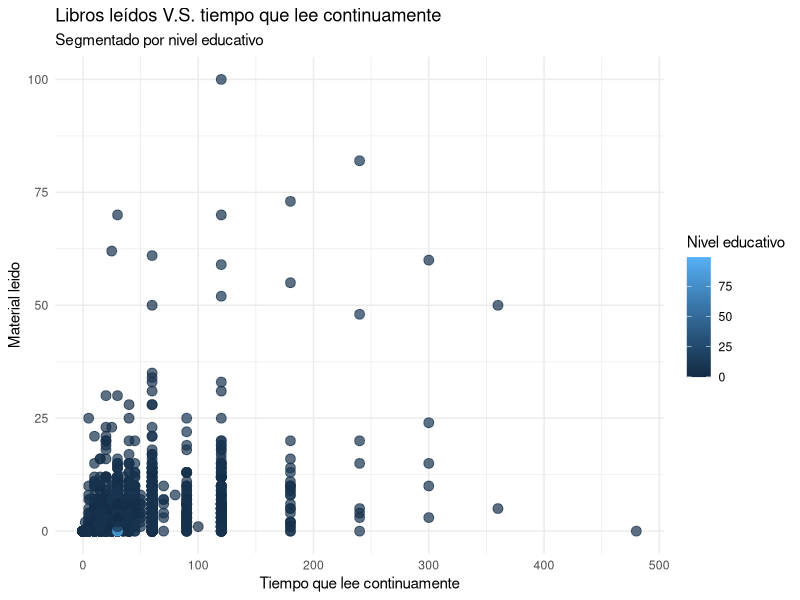

Write R code to recreate this figure.
## ---- chunk 1
library(tidyverse)
library(here)

Mfinal = read.csv("data_MOLEC.csv")

## ---- chunk 2
ggplot(Mfinal, aes(x=p26, y=material_leido,color=nivel))+ geom_point(size=3,alpha=0.7) + labs(title="Libros leídos V.S. tiempo que lee continuamente", subtitle="Segmentado por nivel educativo", x="Tiempo que lee continuamente",y="Material leido", color="Nivel educativo")+ theme_minimal()
## ---- chunk 3
